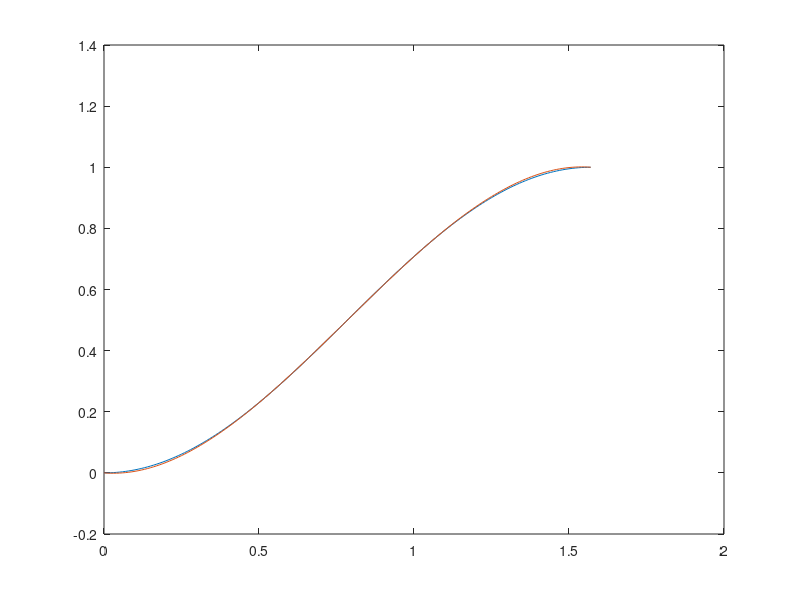

The MATLAB source for this figure:
a = 0;
b = pi/2;

x = [0 pi/6 pi/3 pi/2]
y = [0 1/4 3/4 1]

grau = length(x) - 1

for (i = 1:grau)
	delta_y(i, 1) = (y(i+1) - y(i))/(x(i+1) - x(i));
end
for (k = 2:grau)
	for (i = 1:grau+1-k)
		delta_y(i, k) = (delta_y(i+1, k-1) - delta_y(i, k-1))/(x(i+k) - x(i));
	end
end

coef = [y(1), delta_y(1, (1:grau))]

xp = a:0.01:b;
ye = (sin(xp)).^2;

for (k = 1:length(xp))
	pow = 1;
	ya(k) = coef(1);
	for (i = 1:grau)
		pow *= (xp(k) - x(i));
		ya(k) += pow*coef(i+1);
	end
end

erro_max = abs(max(ye - ya))

plot(xp, ye);
hold on;
p = plot(xp, ya);
waitfor(p);



